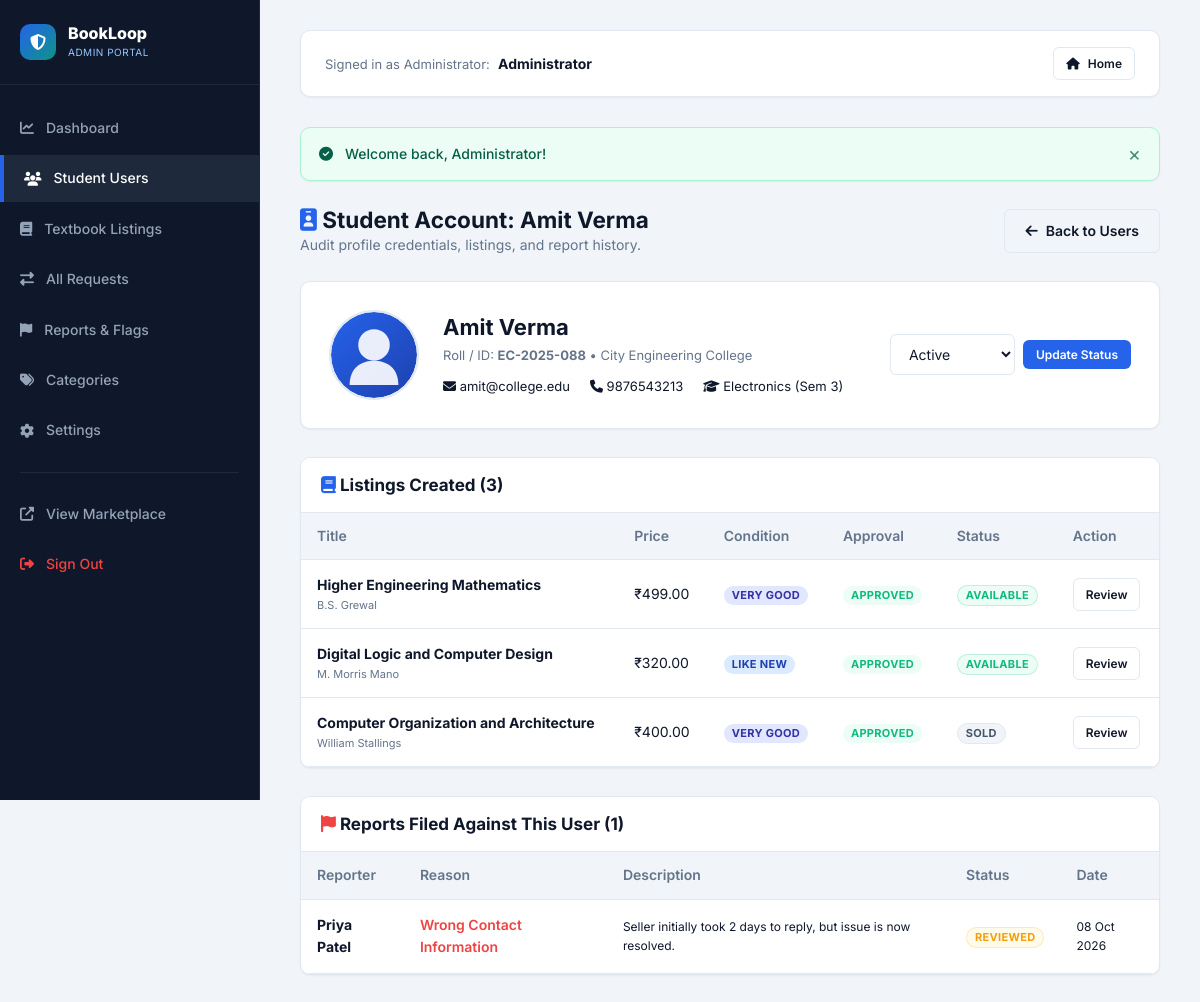
/admin/user-details.php?id=4 (signed in), run on the app's committed database.
### tables this page shows
CREATE TABLE `users` (
  `user_id` int(11) NOT NULL AUTO_INCREMENT,
  `name` varchar(100) NOT NULL,
  `email` varchar(150) NOT NULL,
  `password` varchar(255) NOT NULL,
  `phone` varchar(20) NOT NULL,
  `college` varchar(150) NOT NULL,
  `department` varchar(100) NOT NULL,
  `semester` int(11) NOT NULL DEFAULT 1,
  `student_id` varchar(50) NOT NULL,
  `profile_image` varchar(255) DEFAULT 'default_avatar.svg',
  `role` enum('student','admin') DEFAULT 'student',
  `status` enum('active','inactive','suspended') DEFAULT 'active',
  `created_at` datetime DEFAULT current_timestamp(),
  PRIMARY KEY (`user_id`),
  UNIQUE KEY `email` (`email`),
  KEY `idx_users_email` (`email`),
  KEY `idx_users_dept` (`department`),
  KEY `idx_users_status` (`status`)
);

CREATE TABLE `books` (
  `book_id` int(11) NOT NULL AUTO_INCREMENT,
  `user_id` int(11) NOT NULL,
  `title` varchar(255) NOT NULL,
  `author` varchar(255) NOT NULL,
  `isbn` varchar(50) DEFAULT NULL,
  `subject` varchar(100) NOT NULL,
  `department` varchar(100) NOT NULL,
  `semester` int(11) NOT NULL DEFAULT 1,
  `edition` varchar(50) DEFAULT NULL,
  `publisher` varchar(150) DEFAULT NULL,
  `original_price` decimal(10,2) DEFAULT 0.00,
  `price` decimal(10,2) NOT NULL DEFAULT 0.00,
  `condition` enum('Like New','Very Good','Good','Acceptable') NOT NULL DEFAULT 'Good',
  `listing_type` enum('For Sale','For Exchange','Sale or Exchange') NOT NULL DEFAULT 'For Sale',
  `description` text NOT NULL,
  `image` varchar(255) DEFAULT 'default_book.svg',
  `location` varchar(150) NOT NULL,
  `delivery_type` varchar(150) DEFAULT 'Campus Handover & Hostel Delivery',
  `preferred_contact` varchar(100) DEFAULT 'Chat on BookLoop',
  `status` enum('Available','Pending','Sold','Exchanged') DEFAULT 'Available',
  `approval_status` enum('Pending','Approved','Rejected') DEFAULT 'Pending',
  `created_at` datetime DEFAULT current_timestamp(),
  `updated_at` datetime DEFAULT current_timestamp() ON UPDATE current_timestamp(),
  PRIMARY KEY (`book_id`),
  KEY `user_id` (`user_id`),
  KEY `idx_books_title` (`title`),
  KEY `idx_books_author` (`author`),
  KEY `idx_books_subject` (`subject`),
  KEY `idx_books_dept` (`department`),
  KEY `idx_books_sem` (`semester`),
  KEY `idx_books_status` (`status`),
  KEY `idx_books_approval` (`approval_status`),
  CONSTRAINT `books_ibfk_1` FOREIGN KEY (`user_id`) REFERENCES `users` (`user_id`) ON DELETE CASCADE
);

CREATE TABLE `reports` (
  `report_id` int(11) NOT NULL AUTO_INCREMENT,
  `reporter_id` int(11) NOT NULL,
  `book_id` int(11) DEFAULT NULL,
  `reported_user_id` int(11) DEFAULT NULL,
  `reason` varchar(255) NOT NULL,
  `description` text DEFAULT NULL,
  `status` enum('Pending','Reviewed','Dismissed','Resolved') DEFAULT 'Pending',
  `created_at` datetime DEFAULT current_timestamp(),
  PRIMARY KEY (`report_id`),
  KEY `reporter_id` (`reporter_id`),
  KEY `book_id` (`book_id`),
  KEY `reported_user_id` (`reported_user_id`),
  KEY `idx_rep_status` (`status`),
  CONSTRAINT `reports_ibfk_1` FOREIGN KEY (`reporter_id`) REFERENCES `users` (`user_id`) ON DELETE CASCADE,
  CONSTRAINT `reports_ibfk_2` FOREIGN KEY (`book_id`) REFERENCES `books` (`book_id`) ON DELETE CASCADE,
  CONSTRAINT `reports_ibfk_3` FOREIGN KEY (`reported_user_id`) REFERENCES `users` (`user_id`) ON DELETE CASCADE
);

### admin/user-details.php (the view, shortened to what this page needs)
<?php
require_once __DIR__ . '/includes/header.php';
$userId = isset($_GET['id']) ? (int)$_GET['id'] : 0;
$stmt = $pdo->prepare("SELECT * FROM users WHERE user_id = ?");
$stmt->execute([$userId]);
$user = $stmt->fetch();
$bStmt = $pdo->prepare("SELECT * FROM books WHERE user_id = ? ORDER BY created_at DESC");
$bStmt->execute([$userId]);
$userBooks = $bStmt->fetchAll();
$repStmt = $pdo->prepare("
    SELECT r.*, reporter.name as reporter_name
    FROM reports r
    JOIN users reporter ON r.reporter_id = reporter.user_id
    WHERE r.reported_user_id = ?
    ORDER BY r.created_at DESC
");
$repStmt->execute([$userId]);
$userReports = $repStmt->fetchAll();
?>
<div style="display:flex; justify-content:space-between; align-items:center; margin-bottom:24px;">
  <div>
    <h2><i class="fas fa-id-badge" style="color:var(--primary);"></i> Student Account: <?= e($user['name']) ?></h2>
    <p style="color:var(--text-muted); font-size:14px;">Audit profile credentials, listings, and report history.</p>
  </div>
  <a href="<?= BASE_URL ?>admin/users.php" class="btn btn-outline"><i class="fas fa-arrow-left"></i> Back to Users</a>
</div>
<div class="card" style="padding:28px; margin-bottom:28px;">
  <div style="display:flex; gap:24px; align-items:center; flex-wrap:wrap;">
    <img src="<?= BASE_URL ?>uploads/profiles/<?= e($user['profile_image']) ?>" alt="Avatar" style="width:90px; height:90px; border-radius:50%; object-fit:cover; border:2px solid var(--border-color);" onerror="this.src='<?= BASE_URL ?>uploads/profiles/default_avatar.svg'">
    <div style="flex:1;">
      <h3 style="margin:0 0 4px 0; font-size:22px;"><?= e($user['name']) ?></h3>
      <div style="font-size:13px; color:var(--text-muted); margin-bottom:10px;">
        Roll / ID: <strong><?= e($user['student_id']) ?></strong> &bull; <?= e($user['college']) ?>
      </div>
      <div style="display:flex; gap:20px; font-size:13px;">
        <span><i class="fas fa-envelope"></i> <?= e($user['email']) ?></span>
        <span><i class="fas fa-phone"></i> <?= e($user['phone']) ?></span>
        <span><i class="fas fa-graduation-cap"></i> <?= e($user['department']) ?> (Sem <?= e($user['semester']) ?>)</span>
      </div>
    </div>
    <?php if ($user['user_id'] != $_SESSION['user_id']): ?>
      <div>
        <form action="<?= BASE_URL ?>admin/user-details.php?id=<?= $userId ?>" method="POST" style="display:flex; align-items:center; gap:8px;">
          <select name="status" class="form-control" style="width:auto;">
            <option value="active" <?= ($user['status'] === 'active') ? 'selected' : '' ?>>Active</option>
          </select>
          <button type="submit" class="btn btn-sm btn-primary">Update Status</button>
        </form>
      </div>
    <?php endif; ?>
  </div>
</div>
<div class="card" style="margin-bottom:28px;">
  <div class="card-header">
    <h3 class="card-title"><i class="fas fa-book" style="color:var(--primary);"></i> Listings Created (<?= count($userBooks) ?>)</h3>
  </div>
  <div class="card-body" style="padding:0;">
    <?php if (empty($userBooks)): ?>
      <div style="padding:24px; text-align:center; color:var(--text-muted);">No listings created by this student.</div>
    <?php else: ?>
      <div class="table-responsive">
        <table class="data-table">
          <thead>
            <tr>
              <th>Title</th>
              <th>Price</th>
              <th>Condition</th>
              <th>Approval</th>
              <th>Status</th>
              <th>Action</th>
            </tr>
          </thead>
          <tbody>
            <?php foreach ($userBooks as $b): ?>
              <tr>
                <td>
                  <strong><?= e($b['title']) ?></strong>
                  <div style="font-size:11px; color:var(--text-muted);"><?= e($b['author']) ?></div>
                </td>
                <td><?= formatPrice($b['price']) ?></td>
                <td><?= getConditionBadge($b['condition']) ?></td>
                <td><?= getApprovalBadge($b['approval_status']) ?></td>
                <td><?= getStatusBadge($b['status']) ?></td>
                <td>
                  <a href="<?= BASE_URL ?>admin/book-details.php?id=<?= $b['book_id'] ?>" class="btn btn-sm btn-outline">Review</a>
                </td>
              </tr>
            <?php endforeach; ?>
          </tbody>
        </table>
      </div>
    <?php endif; ?>
  </div>
</div>
<div class="card">
  <div class="card-header">
    <h3 class="card-title"><i class="fas fa-flag" style="color:var(--danger);"></i> Reports Filed Against This User (<?= count($userReports) ?>)</h3>
  </div>
  <div class="card-body" style="padding:0;">
    <?php if (empty($userReports)): ?>
      <div style="padding:24px; text-align:center; color:var(--text-muted);">Clean record! No reports flagged against this student.</div>
    <?php else: ?>
      <div class="table-responsive">
        <table class="data-table">
          <thead>
            <tr>
              <th>Reporter</th>
              <th>Reason</th>
              <th>Description</th>
              <th>Status</th>
              <th>Date</th>
            </tr>
          </thead>
          <tbody>
            <?php foreach ($userReports as $rep): ?>
              <tr>
                <td><strong><?= e($rep['reporter_name']) ?></strong></td>
                <td style="color:var(--danger); font-weight:600;"><?= e($rep['reason']) ?></td>
                <td style="font-size:12px;"><?= e($rep['description']) ?></td>
                <td><span class="badge badge-pending"><?= e($rep['status']) ?></span></td>
                <td style="font-size:12px;"><?= date('d M Y', strtotime($rep['created_at'])) ?></td>
              </tr>
            <?php endforeach; ?>
          </tbody>
        </table>
      </div>
    <?php endif; ?>
  </div>
</div>
<?php require_once __DIR__ . '/includes/footer.php'; ?>

### admin/includes/header.php (shortened to what this page needs)
<?php
require_once __DIR__ . '/../../config/database.php';
require_once __DIR__ . '/../../includes/functions.php';
require_once __DIR__ . '/../../includes/auth.php';
$adminUser = getAuthUser($pdo);
$currentAdminPage = basename($_SERVER['PHP_SELF']);
?>
<!DOCTYPE html>
<html lang="en">
<head>
  <link rel="stylesheet" href="https://cdnjs.cloudflare.com/ajax/libs/font-awesome/6.4.0/css/all.min.css">
  <link rel="stylesheet" href="<?= BASE_URL ?>css/style.css">
  <link rel="stylesheet" href="<?= BASE_URL ?>css/responsive.css">
</head>
<body>
<div class="admin-layout">
  <aside class="admin-sidebar">
    <a href="<?= BASE_URL ?>admin/dashboard.php" class="admin-brand">
      <div class="brand-icon" style="width:36px; height:36px; font-size:16px;">
        <i class="fas fa-shield-alt"></i>
      </div>
      <div>
        <div style="font-weight:800; font-size:16px; color:white; line-height:1;">BookLoop</div>
        <div style="font-size:10px; color:#93c5fd; text-transform:uppercase; letter-spacing:0.5px; margin-top:3px;">Admin Portal</div>
      </div>
    </a>
    <nav class="admin-nav">
      <a href="<?= BASE_URL ?>admin/dashboard.php" class="admin-nav-item <?= $currentAdminPage === 'dashboard.php' ? 'active' : '' ?>">
        <i class="fas fa-chart-line"></i> Dashboard
      </a>
      <a href="<?= BASE_URL ?>admin/users.php" class="admin-nav-item <?= in_array($currentAdminPage, ['users.php', 'user-details.php']) ? 'active' : '' ?>">
        <i class="fas fa-users"></i> Student Users
      </a>
      <a href="<?= BASE_URL ?>admin/books.php" class="admin-nav-item <?= in_array($currentAdminPage, ['books.php', 'book-details.php']) ? 'active' : '' ?>">
        <i class="fas fa-book"></i> Textbook Listings
      </a>
      <a href="<?= BASE_URL ?>admin/requests.php" class="admin-nav-item <?= $currentAdminPage === 'requests.php' ? 'active' : '' ?>">
        <i class="fas fa-exchange-alt"></i> All Requests
      </a>
      <a href="<?= BASE_URL ?>admin/reports.php" class="admin-nav-item <?= $currentAdminPage === 'reports.php' ? 'active' : '' ?>">
        <i class="fas fa-flag"></i> Reports & Flags
      </a>
      <a href="<?= BASE_URL ?>admin/categories.php" class="admin-nav-item <?= $currentAdminPage === 'categories.php' ? 'active' : '' ?>">
        <i class="fas fa-tags"></i> Categories
      </a>
      <a href="<?= BASE_URL ?>admin/settings.php" class="admin-nav-item <?= $currentAdminPage === 'settings.php' ? 'active' : '' ?>">
        <i class="fas fa-cog"></i> Settings
      </a>
      <div style="height:1px; background:#1e293b; margin:14px 20px;"></div>
      <a href="<?= BASE_URL ?>index.php" class="admin-nav-item" target="_blank">
        <i class="fas fa-external-link-alt"></i> View Marketplace
      </a>
      <a href="<?= BASE_URL ?>logout.php" class="admin-nav-item" style="color:#ef4444;">
        <i class="fas fa-sign-out-alt"></i> Sign Out
      </a>
    </nav>
  </aside>
  <main class="admin-main">
    <div class="admin-topbar">
      <div>
        <span style="font-size:13px; color:var(--text-muted);">Signed in as Administrator:</span>
        <strong style="font-size:14px; color:var(--text-main); margin-left:4px;"><?= e($adminUser['name']) ?></strong>
      </div>
      <div>
        <a href="<?= BASE_URL ?>index.php" class="btn btn-sm btn-outline"><i class="fas fa-home"></i> Home</a>
      </div>
    </div>
    <?php displayFlash(); ?>

### includes/functions.php (shortened to what this page needs)
<?php
function e($str) {
    return htmlspecialchars((string)($str ?? ''), ENT_QUOTES, 'UTF-8');
}
function getFlash() {
    if (isset($_SESSION['flash'])) {
        $flash = $_SESSION['flash'];
        return $flash;
    }
    return null;
}
function displayFlash() {
    $flash = getFlash();
    if ($flash) {
        $type = e($flash['type']);
        $msg = e($flash['message']);
        $icon = 'info-circle';
        if ($type === 'success') $icon = 'check-circle';
        echo "<div class=\"alert alert-{$type}\" id=\"flashAlert\">
                <i class=\"fas fa-{$icon}\"></i>
                <span>{$msg}</span>
                <button type=\"button\" class=\"alert-close\" onclick=\"this.parentElement.remove();\">&times;</button>
              </div>";
    }
}
function isLoggedIn() {
    return isset($_SESSION['user_id']) && !empty($_SESSION['user_id']);
}
function getAuthUser($pdo) {
    $stmt = $pdo->prepare("SELECT * FROM users WHERE user_id = ?");
    $stmt->execute([$_SESSION['user_id']]);
    return $stmt->fetch();
}
function formatPrice($amount) {
    return '₹' . number_format((float)$amount, 2);
}
function getStatusBadge($status) {
    $status = e($status);
    $class = 'badge-available';
    if ($status === 'Sold') $class = 'badge-sold';
    return "<span class=\"badge {$class}\">{$status}</span>";
}
function getConditionBadge($condition) {
    $condition = e($condition);
    $class = 'badge-cond-good';
    if ($condition === 'Like New') $class = 'badge-cond-likenew';
    if ($condition === 'Very Good') $class = 'badge-cond-verygood';
    return "<span class=\"badge {$class}\">{$condition}</span>";
}
function getApprovalBadge($approval) {
    $approval = e($approval);
    $class = 'badge-pending';
    if ($approval === 'Approved') $class = 'badge-approved';
    return "<span class=\"badge {$class}\">{$approval}</span>";
}

### admin/includes/header.php (style rules this page uses)
.admin-layout { display: grid; grid-template-columns: 260px 1fr; min-height: 100vh; background-color: #f1f5f9; }
.admin-sidebar { background-color: #0f172a; color: #94a3b8; display: flex; flex-direction: column; position: sticky; top: 0; height: 100vh; overflow-y: auto; border-right: 1px solid #1e293b; }
.admin-brand { padding: 24px 20px; display: flex; align-items: center; gap: 12px; color: white; text-decoration: none; border-bottom: 1px solid #1e293b; }
.admin-nav { padding: 20px 0; flex: 1; display: flex; flex-direction: column; gap: 4px; }
.admin-nav-item { display: flex; align-items: center; gap: 12px; padding: 12px 20px; color: #94a3b8; font-size: 14px; font-weight: 500; text-decoration: none; transition: var(--transition); }
.admin-nav-item:hover, .admin-nav-item.active { background-color: #1e293b; color: white; border-left: 4px solid var(--primary); }
.admin-main { padding: 30px 40px; overflow-y: auto; }
.admin-topbar { display: flex; justify-content: space-between; align-items: center; margin-bottom: 30px; background: white; padding: 16px 24px; border-radius: var(--radius-md); box-shadow: var(--shadow-sm); border: 1px solid var(--border-color); }

### data on the page
users: name "Administrator"
users: name "Amit Verma", profile_image (placeholder picture), student "EC-2025-088", college "City Engineering College", email "amit@college.edu", phone "9876543213", department "Electronics", semester "3", status "Active"
books: title "Higher Engineering Mathematics", author "B.S. Grewal", price "₹499.00", condition "VERY GOOD", approval_status "APPROVED", status "AVAILABLE"
books: title "Digital Logic and Computer Design", author "M. Morris Mano", price "₹320.00", condition "LIKE NEW", approval_status "APPROVED", status "AVAILABLE"
books: title "Computer Organization and Architecture", author "William Stallings", price "₹400.00", condition "VERY GOOD", approval_status "APPROVED", status "SOLD"
reports: reporter.name "Priya Patel", reason "Wrong Contact Information", description "Seller initially took 2 days to reply, but issue is now resolved.", status "REVIEWED", created_at "08 Oct 2026"

### other printed values
$msg "Welcome back, Administrator!"
count($userBooks) "3"
count($userReports) "1"
